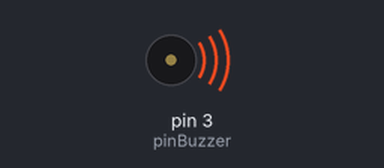
A sketch run on a simulated Arduino Uno, built with avr-gcc and run on an emulated ATmega328P. Shown: buzzer (waves = sounding).

Above: at 0.2 s.
At 5.0 s:
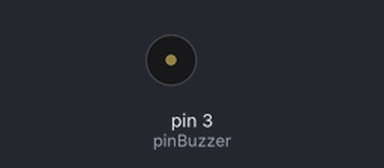
Timing chart, 0 to 9.8 s (numbered marks = the images above):
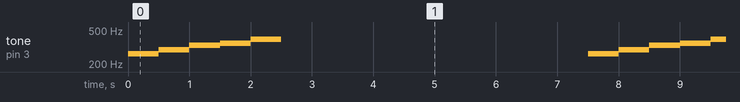

Measured:
- by itself, tone on pin 3 (pinBuzzer): repeats every 7.5 s: 294 Hz 0.50 s, 330 Hz 0.50 s, 349 Hz 0.50 s, 392 Hz 0.50 s, silent 5.0 s, 262 Hz 0.50 s

The sketch:

Jellibi-CAM-02-02-Buzzer-Melody.ino
```cpp
#define pinBuzzer  3 // 부저 핀 번호

void  setup() {
  pinMode( pinBuzzer, OUTPUT ); // 출력 핀으로 설정
  noTone( pinBuzzer );  // 스피커 끄기(음소거)
}

void  loop() {
  tone( pinBuzzer, 262 );  // 도(4옥타브 C)
  delay( 500 );
  tone( pinBuzzer, 294 );  // 레(4옥타브 D)
  delay( 500 );
  tone( pinBuzzer, 330 );  // 미(4옥타브 E)
  delay( 500 );
  tone( pinBuzzer, 349 );  // 파(4옥타브 F)
  delay( 500 );
  tone( pinBuzzer, 392 );  // 솔(4옥타브 G)
  delay( 500 );
  noTone( pinBuzzer );     // 음소거(mute)
  delay( 5000 );
}
```
